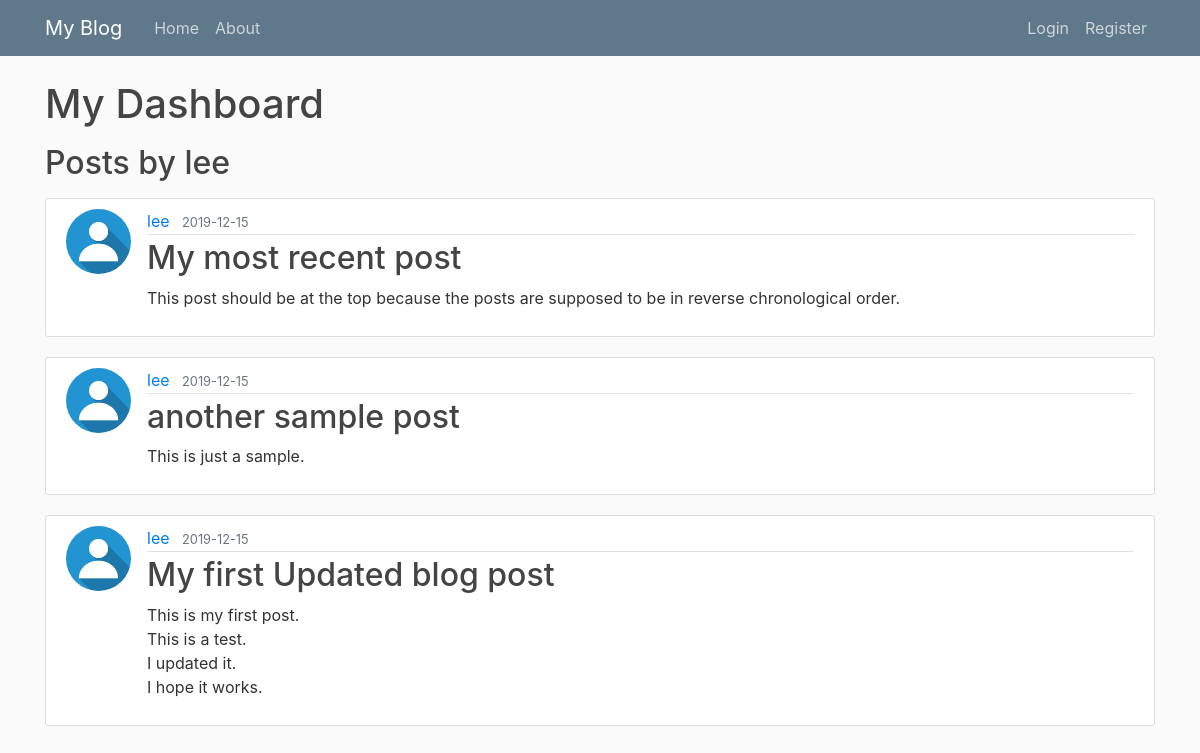
/user/lee, run on the app's committed database.
### myblog/models.py (models this page shows, shortened)
class User(db.Model, UserMixin):
    id = db.Column(db.Integer, primary_key=True)
    username = db.Column(db.String(20), unique=True, nullable=False)
    email = db.Column(db.String(120), unique=True, nullable=False)
    image_file = db.Column(db.String(20), nullable=False, default='default.jpg')
    password = db.Column(db.String(60), nullable=False)
    posts = db.relationship('Post', backref='author', lazy=True)

class Post(db.Model):
    id = db.Column(db.Integer, primary_key=True)
    title = db.Column(db.String(100), nullable=False)
    date_posted = db.Column(db.DateTime, nullable=False, default=datetime.utcnow)
    content = db.Column(db.Text, nullable=False)
    user_id = db.Column(db.Integer, db.ForeignKey('user.id'), nullable=False)

### myblog/routes.py (the view)
@app.route("/user/<string:username>")
def dashboard(username):
    user = User.query.filter_by(username=username).first_or_404()
    posts = Post.query.filter_by(author=user).order_by(Post.date_posted.desc()).all()
    return render_template('dashboard.html', posts=posts, user=user)

### myblog/templates/dashboard.html
{% extends "layout.html" %}
{% block content %}
    <h1 class="mb-3">My Dashboard</h1>
    <h2 class="mb-3">Posts by {{ user.username }}</h2>
    {% for post in posts %}
        <article class="media content-section">
          <img class="rounded-circle article-img" src="{{ url_for('static', filename='profile_pics/' + post.author.image_file) }}">
          <div class="media-body">
            <div class="article-metadata">
              <a class="mr-2" href="{{ url_for('dashboard', username=post.author.username) }}">{{ post.author.username }}</a>
              <small class="text-muted">{{ post.date_posted.strftime('%Y-%m-%d') }}</small>
            </div>
            <h2><a class="article-title" href="{{ url_for('post', post_id=post.id) }}">{{ post.title }}</a></h2>
            <p class="article-content">{{ post.content }}</p>
          </div>
        </article>
    {% endfor %}
{% endblock content %}

### myblog/static/main.css (style rules this page uses)
body { background: #fafafa; color: #333333; margin-top: 5rem; }
h1, h2, h3, h4, h5, h6 { color: #444444; }
.content-section { background: #ffffff; padding: 10px 20px; border: 1px solid #dddddd; border-radius: 3px; margin-bottom: 20px; }
.article-title { color: #444444; }
.article-content { white-space: pre-line; }
.article-img { height: 65px; width: 65px; margin-right: 16px; }
.article-metadata { padding-bottom: 1px; margin-bottom: 4px; border-bottom: 1px solid #e3e3e3 }

### data on the page
User: username "lee"
Post: image_file (placeholder picture), author.username "lee", date_posted "2019-12-15", title "My most recent post", content "This post should be at the top because the posts are supposed to be in reverse chronological order."
Post: image_file (placeholder picture), author.username "lee", date_posted "2019-12-15", title "another sample post", content "This is just a sample."
Post: image_file (placeholder picture), author.username "lee", date_posted "2019-12-15", title "My first Updated blog post", content "This is my first post. This is a test. I updated it. I hope it works."
